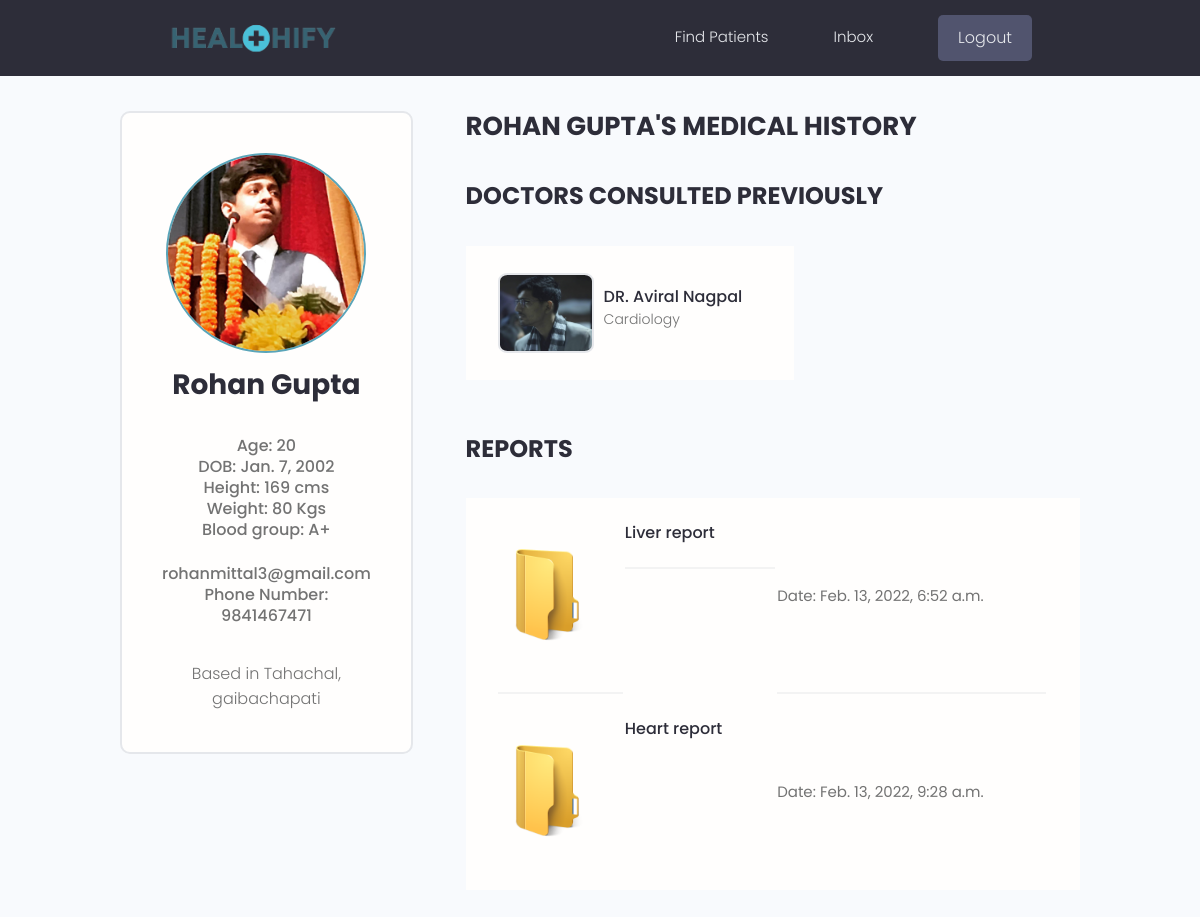
Page /doctors/otp_result/ on the committed database.
### patient/models.py (models this page shows, shortened)
class patient(models.Model):
    role = models.CharField(max_length=10,null=True, blank=True, default="patient")
    adhar = models.IntegerField(null=False, blank=False, unique=True)
    name = models.CharField(max_length=100, null=False, blank=False)
    profile_image = models.ImageField(max_length=200,null=True, blank=True, upload_to='patients/', default="patients/user-default.png")
    age = models.IntegerField(null=True, blank=True)
    phone_number = models.IntegerField(null=True, blank=True)
    address = models.CharField(max_length=200 ,null=True, blank=True)
    email = models.EmailField(null=True, blank=True)
    dob = models.DateField(null=True, blank=True)
    height = models.IntegerField(null=True, blank=True)
    weight = models.IntegerField(null=True, blank=True)
    created = models.DateTimeField(auto_now_add=True)
    id = models.UUIDField(default=uuid.uuid4,primary_key=True, unique=True, editable=False)

### doctors/models.py (models this page shows, shortened)
class Doctor(models.Model):
    name = models.CharField(max_length=200, null=True, blank=True)
    qualification = models.CharField(max_length=200, null=True, blank=True)
    email = models.EmailField(max_length=200, null=True, blank=True)
    short_intro = models.CharField(max_length=500, null=True, blank=True)
    bio = models.TextField(max_length=1000, null=True, blank=True)
    profile_image = models.ImageField(max_length=200,null=True, blank=True, upload_to='doctors/', default="doctors/user-default.png")
    college = models.CharField(max_length=200,null=True, blank=True)
    current_hospital = models.CharField(max_length=200,null=True, blank=True)
    votes = models.IntegerField(default=0, null=True, blank=True)
    votes_ratio = models.IntegerField(default=0, null=True, blank=True)
    social_github = models.CharField(max_length=200,null=True, blank=True)
    location = models.CharField(max_length=200, null=True, blank=True)
    created = models.DateTimeField(auto_now_add=True)
    id = models.UUIDField(default=uuid.uuid4,primary_key=True, unique=True, editable=False)
    class Meta:
        ordering = ['-votes_ratio']

class Special(models.Model):
    owner = models.ForeignKey(Doctor, on_delete=models.CASCADE, null=True, blank=True)
    name = models.CharField(max_length=20, null=True, blank=True)
    description = models.TextField(null=True, blank=True)
    created = models.DateTimeField(auto_now_add=True)
    def __str__(self):
        return str(self.name)

### labs/models.py (models this page shows, shortened)
class report(models.Model):
    adhar = models.IntegerField(null=True, blank=True)
    title = models.CharField(max_length=20,null=True, blank=True, default=None)
    report = models.FileField(upload_to='patient_report/', default="ujj.pdf")
    created_at = models.DateTimeField(auto_now_add=True)
    id = models.UUIDField(default=uuid.uuid4,primary_key=True, unique=True, editable=False)

### doctors/views.py (the view)
# urls.py: path('otp_result/', views.otp_result, name="otp_result"),
def otp_result(request):
    patients = patient.objects.get(name="Rohan Gupta")
    doctors = Doctor.objects.get(name="Aviral Nagpal")
    reports = report.objects.filter(adhar=patients.adhar)
    return render(request, "doctors/otp_result.html",{'patient' : patients, "reports" : reports, 'doctor' : doctors})

### doctors/templates/doctors/otp_result.html (shortened to what this page needs)
{% load static %}
<html lang="en">
    <head>
        <link rel="stylesheet" href="https://cdn.iconmonstr.com/1.3.0/css/iconmonstr-iconic-font.min.css" />
        <link rel="stylesheet" href="{% static 'uikit/styles/uikit.css' %}" />
        <link rel="stylesheet" href="{% static "styles/app.css" %}" />
        <link rel="stylesheet" href='{% static "styles/kanwar.css" %}' />
      </head>
<body>
    <header class="header">
        <div class="container container--narrow">
          <a href="{% url 'self_doc' %}" class="header__logo">
            <img src="{% static 'images/logo.png' %}" alt="DevSearch Logo" />
          </a>
          <nav class="header__nav">
            <ul class="header__menu">
              <li class="header__menuItem"><a href="{% url 'find_patient' %}">Find Patients</a></li>
              <li class="header__menuItem"><a href="{% url 'inbox' %}">Inbox</a></li>
              <li class="header__menuItem"><a href="{% url 'landing' %}" class="btn btn--sub">Logout</a></li>
            </ul>
          </nav>
        </div>
      </header>
    <main class="settingsPage profile my-md">
        <div class="container">
          <div class="layout">
            <div class="column column--1of3">
              <div class="card text-center">
                <div class="card__body dev">
                  <img class="avatar avatar--xl dev__avatar" src="{{patient.profile_image.url}}" />
                  <h2 class="dev__name">{{patient.name}}</h2>
                  <br>
                  <p class="dev__title">Age: {{patient.age}}</p>
                  <p class="dev__title">DOB: {{patient.dob}}</p>
                  <p class="dev__title">Height: {{patient.height}} cms</p>
                  <p class="dev__title">Weight: {{patient.weight}} Kgs</p>
                  <p class="dev__title">Blood group: A+</p>
                  <br>
                  <p class="dev__title">{{patient.email}}</p>
                  <p class="dev__title">Phone Number: {{patient.phone_number}}</p>
                  <br>
                  <p class="dev__location">Based in {{patient.address}}</p>
                </div>
              </div>
            </div>
            <div class="column column--2of3">
              <div class="devInfo">
                <h5 class="devInfo__title">{{patient.name}}'s Medical History</h5>
              </div>
              <div class="settings">
                <h3 class="settings__title">Doctors Consulted Previously</h3>
              </div>
              <table class="settings__table">
                <tr>
                  <td class="settings__tableInfo" >
                    <img class="card cardDocDet" src="{{doctor.profile_image.url}}" href="{% url 'doc_profile' doctor.id %}">
                    <div>
                      <h4>DR. {{doctor.name}}</h4>
                    <p>
                      {% for spec in doctor.special_set.all %}
                      {{spec}}
                      {% endfor %}
                    </p>
                    </div>
                  </td>
                </tr>
              </table>
              <div class="settings">
                <h3 class="settings__title">Reports</h3>
              </div>
              <table class="settings__table">
                {% for report in reports %}
                <tr>
                  <td class="settings__thumbnail">
                    <a href="http://127.0.0.1:8000/images/{{report.report}}" ><img src="{% static 'images/folder.png' %}" alt="Report Default" /></a>
                  </td>
                  <td class="settings__tableInfo">
                    <a href="http://127.0.0.1:8000/images/{{report.report}}">{{report.title}}</a>
                  </td>
                  <td>
                    Date: {{report.created_at}}
                  </td>
                </tr>
                {% endfor %}
              </table>
            </div>
          </div>
        </div>
      </main>
</body>
</html>

### static/styles/app.css (style rules this page uses)
:root { --color-sub: #2d2d39; }
.btn--sub { background-color: var(--color-sub-light); }
.card { border: 2px solid var(--color-light); }
img { width: 100%; }
.header { position: sticky; z-index: 111; background-color: var(--color-sub); padding: 1.5rem 0; }
.header > .container { display: flex; justify-content: space-between; align-items: center; }
.header__logo > img { height: 3.8rem; }
.header__nav > ul { display: inline-flex; align-items: center; list-style: none; gap: 6.5rem; }
.header__menuItem > a { color: var(--color-light); font-weight: 300; }
.profile .card > .dev { padding: 4rem; }
.dev__avatar { display: block; margin: auto; }
.dev__name { color: var(--color-sub); font-size: 2.8rem; font-weight: 700; margin-top: 1rem; margin-bottom: 0.5rem; }
.dev__title { font-size: 1.6rem; font-weight: 500; line-height: 1.3; }
.dev__location { margin-top: 1rem; }
.devInfo { margin-bottom: 3rem; }
.devInfo__title, .devInfo__subtitle { font-size: 2.6rem; color: var(--color-sub); text-transform: uppercase; font-weight: 700; margin-bottom: 1.5rem; }
.settings { display: flex; justify-content: space-between; align-items: center; }
.settings__title { font-size: 2.4rem; text-transform: uppercase; font-weight: 700; color: var(--color-sub); }
.settings__table { margin-top: 3rem; margin-bottom: 5rem; padding: 0 3rem; background: var(--color-white); }
.settings__table tr { width: 100%; }
.settings__table tr > td { padding: 2rem 0; }
.settings__table tr:not(:last-child) td { border-bottom: 2px solid var(--color-white-light); }
.settings__thumbnail { width: 23%; min-width: 10rem; }
.settings__thumbnail img { padding-right: 3rem; height: 15rem; object-fit: contain; }
.settings__tableInfo { width: 100%; }
.settings__tableInfo h4, .settings__tableInfo a { padding-right: 1rem; width: auto; font-size: 1.6rem; font-weight: 500; color: var(--color-sub); }
.settings__tableInfo p { font-size: 1.4rem; }

### static/styles/kanwar.css (style rules this page uses)
.cardDocDet { display: flex; justify-content: flex-start; border-radius: 10% !important; margin-right: 10px; height: 10vh; width: 12vh; }
.settings__tableInfo { display: flex; flex-direction: row; margin-right: 8px; }
div h4 { margin-top: 2vh; }

### static/uikit/styles/modules/_variables.css (style rules this page uses)
:root { --color-main: #5aa5b9; --color-main-light: #e6faff; --color-sub: #3f4156; --color-sub-light: #51546e; --color-sub-lighter: #ededfd; --color-text: #737373; --color-gray: #8b8b8b; --color-light: #e5e7eb; --color-light-gray: #767676; --color-bg: #f8fafd; --color-white: #fffefd; --color-white-light: #f3f3f3; --color-success: #359e64; --color-success-bg: #def8e8; --color-error: #fc4b0b; --color-error-bg: #fff2ee; --font-base: 'Poppins', arial, helvetica, 'Segoe UI', roboto, ubuntu, sans-serif; --font-monospace: 'Fira Code', 'Courier New', courier, monospace; --font-regular: 300; --font-medium: 500; --font-bold: 700; --generic-shadow: 1px 1px 5px #00000010; --generic-transition: all 0.3s ease-in-out; }

### static/uikit/styles/modules/_base.css (style rules this page uses)
* { margin: 0; padding: 0; box-sizing: border-box; text-rendering: optimizeLegibility; color: inherit; font-size: inherit; }
html { font-size: 50%; }
@media only screen and (min-width: 480px) { html { font-size: 56.25%; } }
@media only screen and (min-width: 1200px) { html { font-size: 62.5%; } }
body { line-height: 1.6; font-weight: 400; font-size: 1.5rem; color: var(--color-text); background-color: var(--color-bg); min-height: 100vh; }

### static/uikit/styles/modules/_typography.css (style rules this page uses)
* { font-family: var(--font-base); }
h2 { font-size: 3.6rem; font-weight: var(--font-bold); }
h3 { font-size: 3.2rem; font-weight: var(--font-medium); }
h4 { font-size: 2.8rem; font-weight: var(--font-medium); }
h5 { font-size: 2.4rem; font-weight: var(--font-medium); }
h5, h6 { font-weight: var(--font-regular); }
p, span, strong { font-size: 1.6rem; color: var(--color-text); font-weight: var(--font-regular); }
a { padding-bottom: 2px; text-decoration: none; display: inline-block; color: var(--color-main); font-weight: var(--font-medium); }

### static/uikit/styles/modules/_utilities.css (style rules this page uses)
.container { width: 92%; max-width: 165rem; margin: 0 auto; box-sizing: border-box; }
.container--narrow { width: 92%; max-width: 120rem; }
@media screen and (min-width: 1000px) { .container { width: 90%; } }
@media screen and (min-width: 1000px) { .container--narrow { width: 85%; } }
@media screen and (min-width: 1200px) { .container { width: 80%; } }
@media screen and (min-width: 1200px) { .container--narrow { width: 72%; } }
.text-center { text-align: center; }
.my-md { margin: 3rem auto; }

### static/uikit/styles/modules/_avatar.css (style rules this page uses)
.avatar { border-radius: 50%; border: 2px solid var(--color-main); object-fit: cover; }
.avatar--xl { height: 20rem; width: 20rem; }

### rows in the picture
patient: profile_image (picture), name "Rohan Gupta", age "20", dob "Jan. 7, 2002", height "169", weight "80", email "rohanmittal3@gmail.com", phone_number "9841467471", address "Tahachal, gaibachapati", name "ROHAN GUPTA"
Doctor: profile_image (picture), name "Aviral Nagpal"
Special: name "Cardiology"
report: title "Liver report", created_at "Feb. 13, 2022, 6:52 a.m."
report: title "Heart report", created_at "Feb. 13, 2022, 9:28 a.m."
